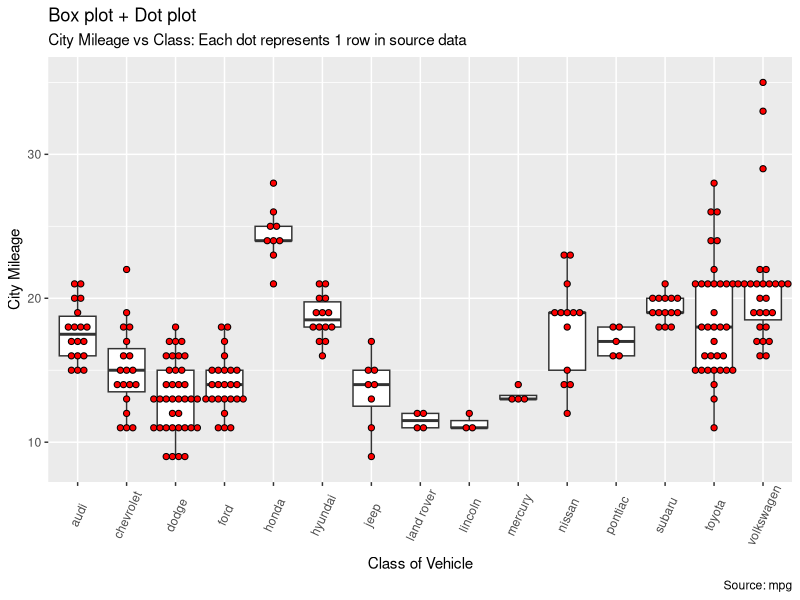

Write R code to recreate this figure. (Note: this script raises an error after producing the figure.)
# testerino



#group 6 Victoria, Sam, Mordy, Gordan
#Metting Wednesday 7-9 
# BK polyom/na
#Due October 31

setwd("~/Desktop/Git")
install.packages('ggplot2')
install.packages("gridExtra")
install.packages(dplyr)
library(ggplot2)
library(gridExtra)
library(dplyr)



data<-read.csv('OverviewSelCoeff_BachelerFilter.csv') 

#Example
library(ggplot2)

?theme_set()
# test plot sample
g <- ggplot(mpg, aes(manufacturer, cty))
g + geom_boxplot() + 
    geom_dotplot(binaxis='y', 
                 stackdir='center', 
                 dotsize = .5, 
                 fill="red") +
    theme(axis.text.x = element_text(angle=65, vjust=0.6)) + 
    labs(title="Box plot + Dot plot", 
         subtitle="City Mileage vs Class: Each dot represents 1 row in source data",
         caption="Source: mpg",
         x="Class of Vehicle",
         y="City Mileage")


#building the combo lines to help sort 

data$combo<- (data$bigAAChange*3) + (data$makesCpG*2)
data$combo<- as.factor(data$combo)
levels(data$combo) <- gsub("0", "noAA noCPG", levels(data$combo))
levels(data$combo) <- gsub("2", "noAA yesCPG", levels(data$combo))
levels(data$combo) <- gsub("3", "yesAA noCPG", levels(data$combo))
levels(data$combo) <- gsub("5", "yesAA yesCPG", levels(data$combo))

#building numbers for letter might not be needed
data$num<- data$WTnt
data$num<- as.factor(data$num)
levels(data$num) <- gsub("a", as.numeric("1"), levels(data$num))
levels(data$num) <- gsub("c", as.numeric("2"), levels(data$num))
levels(data$num) <- gsub("g", as.numeric("3"), levels(data$num))
levels(data$num) <- gsub("t", as.numeric("4"), levels(data$num))

#graph 1 Synonymous Sites
ggplot(MeanFreq, aes(WTnt), data = data)

#still working
graph <- ggplot(aes(factor(WTnt), MeanFreq, colour = combo), data = syndata)+
    geom_jitter()
#not yet done
graph + geom_boxplot() + 
    geom_dotplot(binaxis='y', 
                 stackdir='center', 
                 dotsize = .5, 
                 fill="blue") +
    theme(axis.text.x = element_text(angle=65, vjust=0.6)) 

syn <- which(data$TypeOfSite=="syn")
non <- which(data$TypeOfSite == "nonsyn")
cols<-c("red","yellow","blue","green")
colsyn<-cols[syndata$combo]


#syn subset stuff
syndata <- subset(data, TypeOfSite=="syn")
noncpGdata <- subset(syndata, combo=="noAA noCPG")
cpGdata<- subset(syndata, combo=="noAA yesCPG")


#building the subset plot
ggplot(aes(factor(WTnt), MeanFreq), data = noncpGdata)+
    geom_jitter(col = "red") 
geom_jitter(aes(factor(WTnt), MeanFreq), data = cpGdata)+
    geom_jitter(color ="blue")





#nonsyn sub set stuff
nonsyndata <- subset(data, TypeOfSite=="nonsyn")
nonnoncpGdata <- subset(nonsyndata, combo=="noAA noCPG")
noncpGdata<- subset(nonsyndata, combo=="noAA yesCPG")



# not usinf ggplot
dotchart( as.numeric(syndata$num),syndata$MeanFreq, type="p", 
          prob = TRUE, col=col)


plot(jitter(as.numeric(syndata$WTnt)), syndata$MeanFreq, type="p", prob = TRUE, col=colsyn, pch=16)
boxplot(MeanFreq~as.numeric(WTnt), data=syndata, col=colsyn)

?boxplot()

#hist(pdg$Course.total[IndsMen], prob = TRUE, breaks = 30, col= rgb(0,0.,1,0.5), add = TRUE)


#graph 2 Non-synomymous Sites
